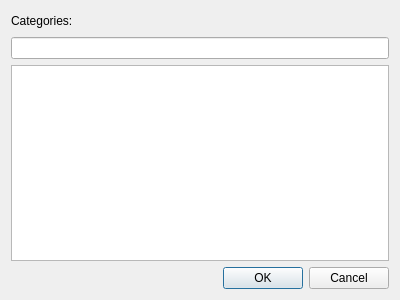
<?xml version="1.0" encoding="UTF-8"?>
<ui version="4.0">
 <class>SelectCategoryDialog</class>
 <widget class="QDialog" name="SelectCategoryDialog">
  <property name="geometry">
   <rect>
    <x>0</x>
    <y>0</y>
    <width>400</width>
    <height>300</height>
   </rect>
  </property>
  <property name="windowTitle">
   <string>SelectCategoryDialog</string>
  </property>
  <layout class="QVBoxLayout" name="verticalLayout">
   <item>
    <layout class="QHBoxLayout" name="horizontalLayout">
     <item>
      <widget class="QLabel" name="label">
       <property name="text">
        <string>Categories:</string>
       </property>
      </widget>
     </item>
     <item>
      <spacer name="horizontalSpacer">
       <property name="orientation">
        <enum>Qt::Horizontal</enum>
       </property>
       <property name="sizeHint" stdset="0">
        <size>
         <width>40</width>
         <height>20</height>
        </size>
       </property>
      </spacer>
     </item>
    </layout>
   </item>
   <item>
    <widget class="QLineEdit" name="lineEdit"/>
   </item>
   <item>
    <widget class="QTreeView" name="treeView"/>
   </item>
   <item>
    <widget class="QDialogButtonBox" name="buttonBox">
     <property name="standardButtons">
      <set>QDialogButtonBox::Cancel|QDialogButtonBox::Ok</set>
     </property>
    </widget>
   </item>
  </layout>
 </widget>
 <resources/>
 <connections/>
</ui>
